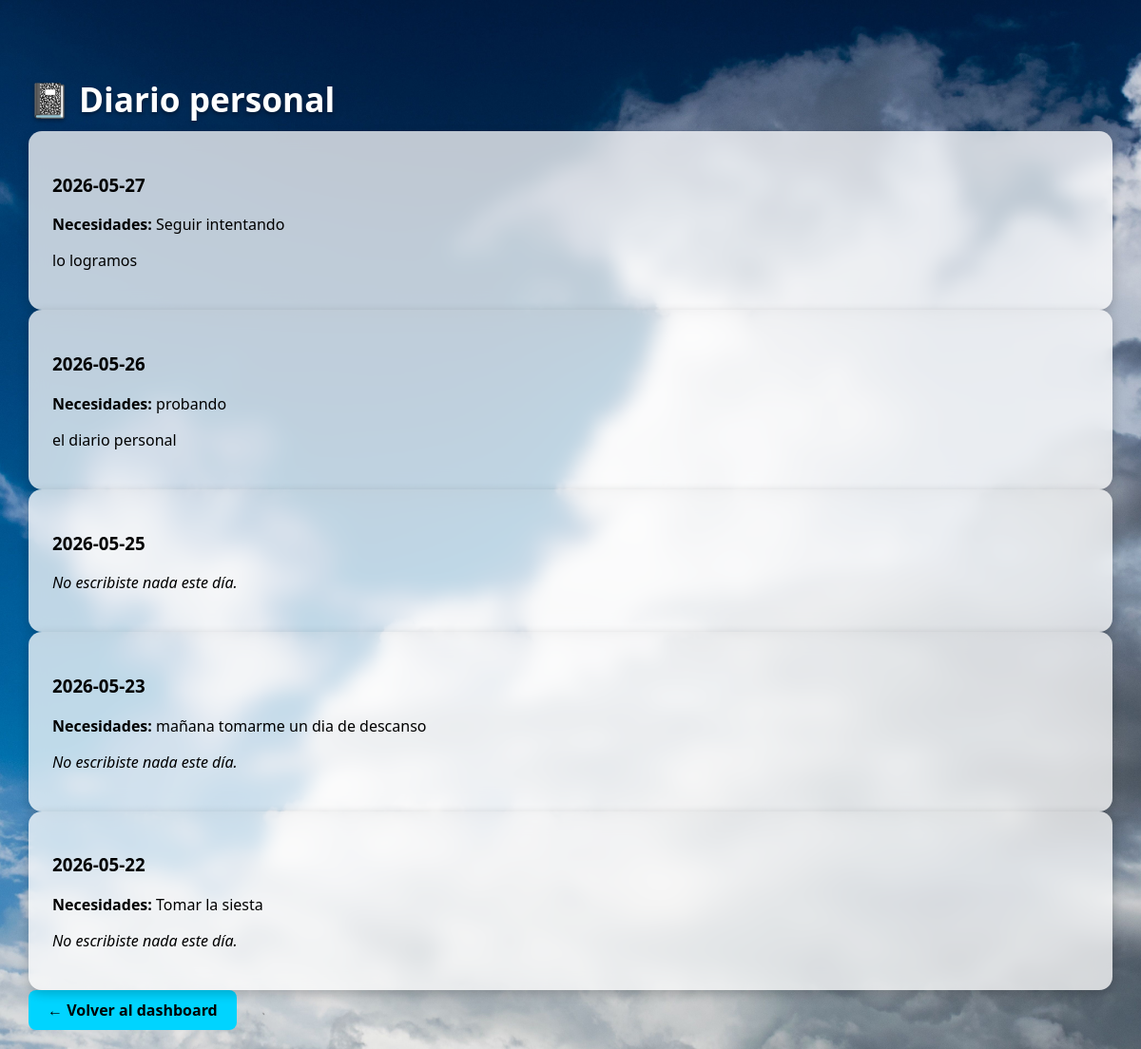
Page /diario (signed in) on the committed database.
### tables this page shows
CREATE TABLE registros (
            id INTEGER PRIMARY KEY AUTOINCREMENT,
            usuario_id INTEGER NOT NULL,
            fecha TEXT NOT NULL,
            energia_social INTEGER,
            energia_fisica INTEGER,
            senales TEXT,
            drenantes TEXT,
            reguladoras TEXT,
            emocion TEXT,
            necesidades TEXT,
            notas TEXT,
            puntaje_ia REAL,
            indice_zenit REAL,
            frase TEXT, diario_texto TEXT DEFAULT '',
            FOREIGN KEY(usuario_id) REFERENCES usuarios(id)
        );

### main.py (the view)
@app.get("/diario", response_class=HTMLResponse)
async def ver_diario(request: Request):
    usuario_id = request.session.get("usuario_id")
    usuario = blindar_usuario(usuario_id)
    if not usuario:
        return RedirectResponse("/", status_code=303)
    conn = get_connection()
    cursor = conn.cursor()
    cursor.execute("""
        SELECT
            fecha,
            MAX(diario_texto) AS diario_texto,
            MAX(necesidades) AS necesidades
        FROM registros
        WHERE usuario_id = ?
        GROUP BY fecha
        ORDER BY fecha DESC
    """, (usuario_id,))
    diarios = cursor.fetchall()
    conn.close()
    return templates.TemplateResponse(
        "diario_historial.html",
        {"request": request, "diarios": diarios}
    )

### templates/diario_historial.html (shortened to what this page needs)
<!DOCTYPE html>
<html lang="es">
<head>
    <link rel="stylesheet" href="/static/dashboard.css">
</head>
<body class="dashboard-bg">
<div class="container">
    <h1>📓 Diario personal</h1>
    {% if diarios %}
        {% for d in diarios %}
            <div class="card">
                <h3>{{ d["fecha"] }}</h3>
                {% if d["necesidades"] and d["necesidades"].strip() %}
                    <p><strong>Necesidades:</strong> {{ d["necesidades"] }}</p>
                {% endif %}
                {% if d["diario_texto"] and d["diario_texto"].strip() %}
                    <p>{{ d["diario_texto"] }}</p>
                {% else %}
                    <p><em>No escribiste nada este día.</em></p>
                {% endif %}
            </div>
        {% endfor %}
    {% else %}
        <p>No tienes notas guardadas todavía.</p>
    {% endif %}
    <a href="/dashboard" class="btn-cuestionario">
        ← Volver al dashboard
    </a>
</div>
</body>
</html>

### static/dashboard.css (style rules this page uses)
.dashboard-bg { background-image: url('/static/img/cielo.jpg'); background-size: cover; background-position: center; background-attachment: fixed; min-height: 100vh; margin: 0; padding: 0; color: black; font-family: 'Segoe UI', sans-serif; }
.container { width: 95%; max-width: 1400px; margin: 0 auto; padding-top: 40px; }
.card { background: rgba(255, 255, 255, 0.75); backdrop-filter: blur(10px); border-radius: 14px; padding: 25px; box-shadow: 0 4px 12px rgba(0,0,0,0.20); color: #000; }
.btn-cuestionario { display: inline-block; margin-bottom: 20px; padding: 10px 20px; background: #00d4ff; color: black; text-decoration: none; border-radius: 8px; font-weight: bold; }
.container h1 { font-size: 2.2rem; font-weight: 700; color: #ffffff; text-shadow: 0 2px 4px rgba(0,0,0,0.4); margin-top: 40px; margin-bottom: 10px; }

### rows in the picture
registros: fecha "2026-05-27", necesidades "Seguir intentando", diario_texto "lo logramos"
registros: fecha "2026-05-23", necesidades "mañana tomarme un dia de descanso", shows "No escribiste nada este día."
registros: fecha "2026-05-22", necesidades "Tomar la siesta", shows "No escribiste nada este día."

### other values in the picture
{{ d["fecha"] }} "2026-05-26" "2026-05-25"
{{ d["necesidades"] }} "probando"
{{ d["diario_texto"] }} "el diario personal"
